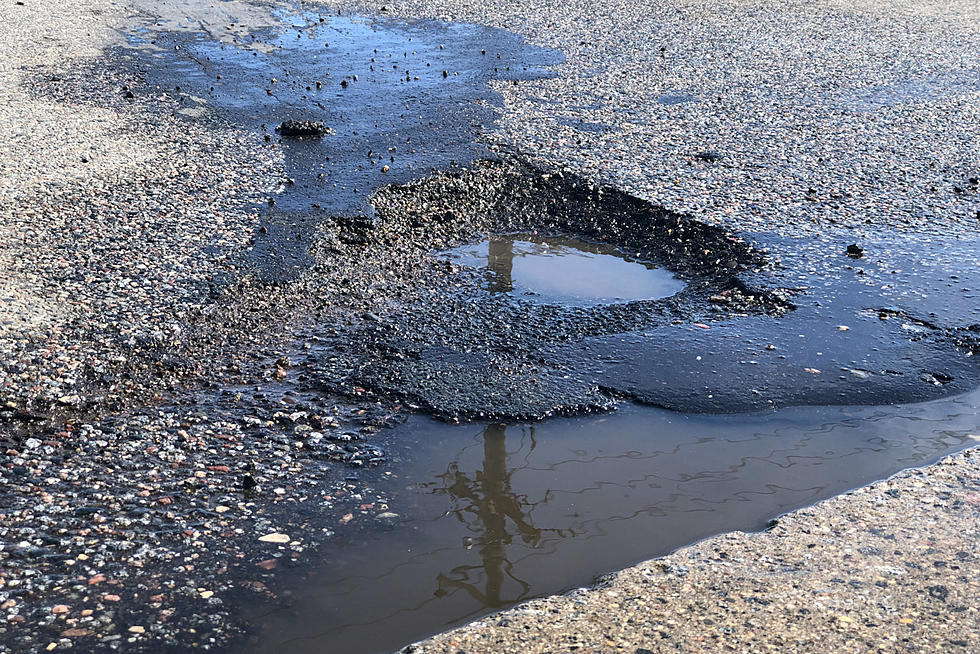
#> input picture dataset/potholes/1.jpg, 980 x 654 px
$ python train_model.py
#> lines starting #> are read from the running program, lines starting #| are printed output that depends on the picture
print("Running correctly")
import os
import cv2
import numpy as np
from sklearn.model_selection import train_test_split
from sklearn.svm import SVC
from sklearn.metrics import accuracy_score

print("Program started")

data = []
labels = []

dataset_path = "dataset"

for category in ["potholes", "normal"]:   # IMPORTANT
    path = os.path.join(dataset_path, category)
    label = 0 if category == "normal" else 1

    for img_name in os.listdir(path):
        img_path = os.path.join(path, img_name)
        img = cv2.imread(img_path)
#> img is the input picture: shape (654, 980, 3); mean B, G, R 134, 120.9, 115.2

        if img is None:
            continue

        img = cv2.resize(img, (64, 64))
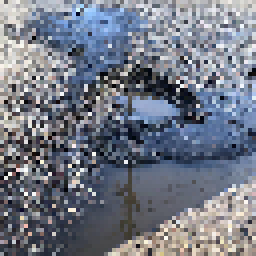
#> img: shape (64, 64, 3) (shown 4 times larger); mean B, G, R 133.1, 120.3, 114.7
        img = cv2.cvtColor(img, cv2.COLOR_BGR2GRAY)
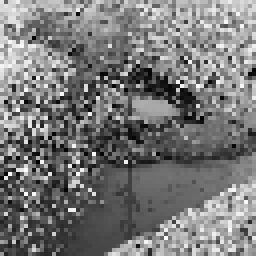
#> img: shape (64, 64) (shown 4 times larger); min 2, max 253, mean 120.1

        data.append(img.flatten())
        labels.append(label)
#> pass 2 of the loop `for category in ["potholes", "normal"]:`:
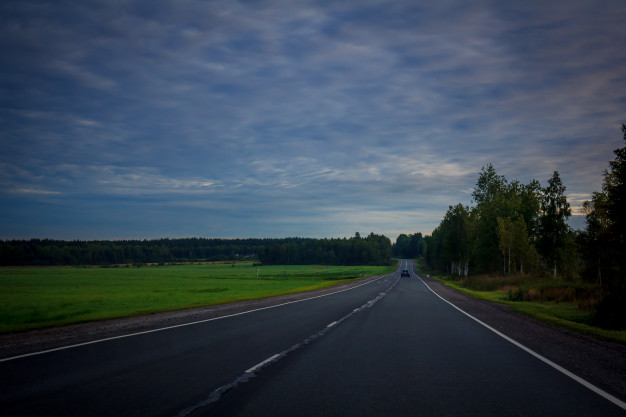
#> input picture dataset/normal/103.jpg, 626 x 417 px
#> img is the input picture: shape (417, 626, 3); mean B, G, R 79.8, 67.1, 53.8
#> `img = cv2.resize(img, (64, 64))`:
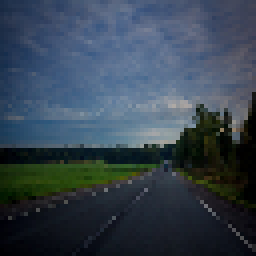
#> img: shape (64, 64, 3) (shown 4 times larger); mean B, G, R 79.8, 67.2, 53.9
#> `img = cv2.cvtColor(img, cv2.COLOR_BGR2GRAY)`:
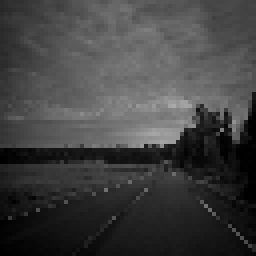
#> img: shape (64, 64) (shown 4 times larger); min 0, max 170, mean 64.7

print("Total images loaded:", len(data))

data = np.array(data)
labels = np.array(labels)

X_train, X_test, y_train, y_test = train_test_split(
    data, labels, test_size=0.2, random_state=42
)

model = SVC(kernel='linear')
model.fit(X_train, y_train)

predictions = model.predict(X_test)

print("Accuracy:", accuracy_score(y_test, predictions))
